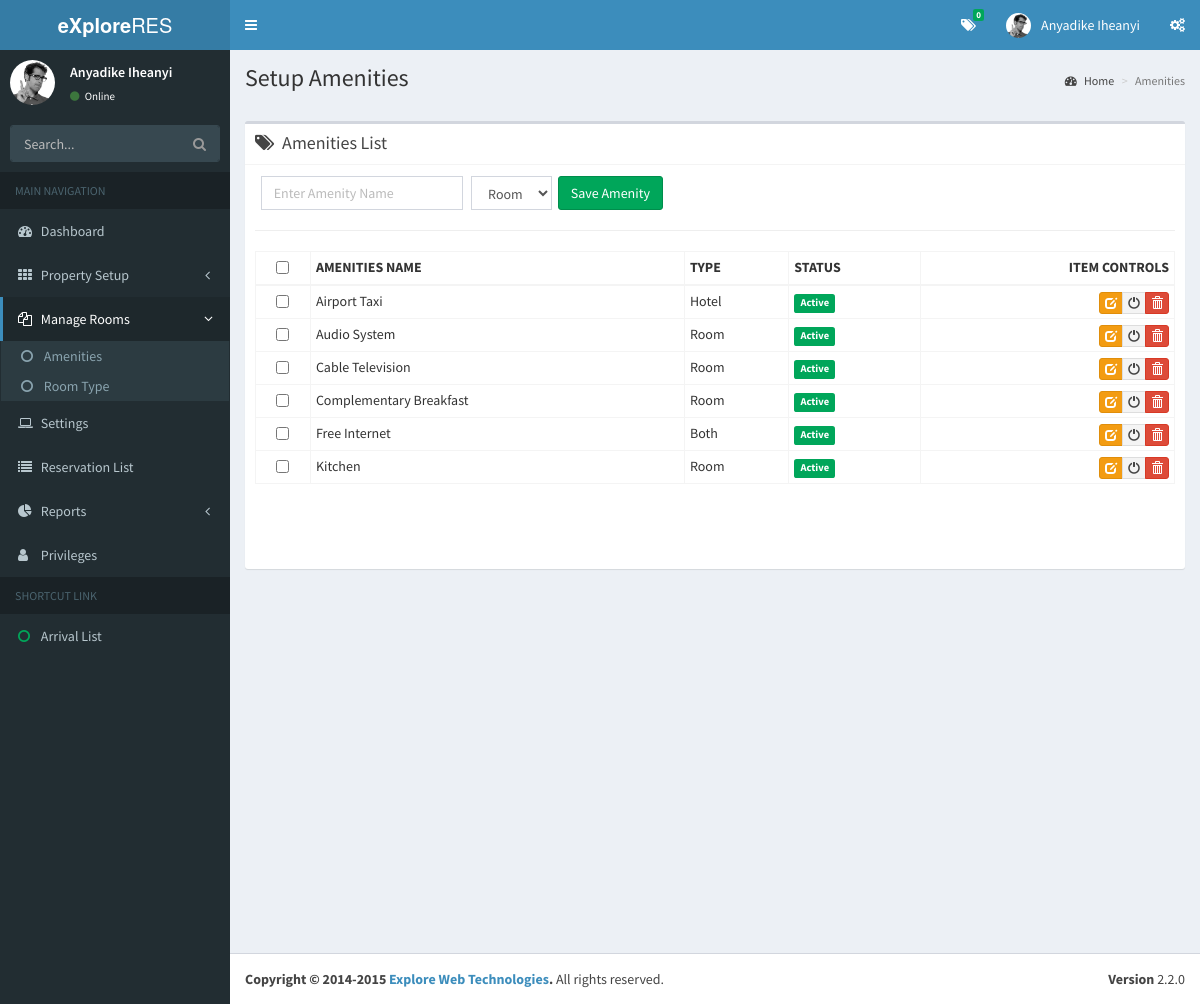
/HotelMgrSoftware/dashboard/amenities.php (signed in), run on the app's committed database.
### tables this page shows
CREATE TABLE IF NOT EXISTS `privileges` (
  `id` int(11) NOT NULL AUTO_INCREMENT,
  `fulname` text NOT NULL,
  `username` text NOT NULL,
  `password` text NOT NULL,
  `mobile_no` varchar(25) NOT NULL,
  `user_role` varchar(25) NOT NULL,
  `status` tinyint(1) NOT NULL DEFAULT '0',
  `xdate` timestamp NOT NULL DEFAULT CURRENT_TIMESTAMP,
  PRIMARY KEY (`id`)
);

CREATE TABLE IF NOT EXISTS `amenities` (
  `id` int(11) NOT NULL AUTO_INCREMENT,
  `name` text NOT NULL,
  `type` int(11) NOT NULL,
  `status` tinyint(1) NOT NULL DEFAULT '0',
  `addedby` int(11) NOT NULL,
  `xdate` timestamp NOT NULL DEFAULT CURRENT_TIMESTAMP,
  PRIMARY KEY (`id`)
);

### HotelMgrSoftware/dashboard/sublets/general.php (called while the page is built, shortened)
<?php
function active_menu($link){
	$page = basename($_SERVER['PHP_SELF']);
	if($page == $link){
		return 'active';
	}
}
function recordcount($table, $sid, $quotient){
$count= mysql_query("SELECT * FROM {$table} WHERE {$sid}='$quotient'");
return mysql_num_rows($count);}
?>

### HotelMgrSoftware/dashboard/sublets/amenities_inside.php (the view, shortened to what this page needs)
<?php
$page = (int)(!isset($_GET["page"]) ? 1 : $_GET["page"]);
$per_page = 10;
$startpoint = ($page * $per_page) - $per_page;
?>
<section class="content-header">
  <h1>
    Setup Amenities
  </h1>
  <ol class="breadcrumb">
    <li><a href="#"><i class="fa fa-dashboard"></i> Home</a></li>
    <li class="active">Amenities  </li>
  </ol>
</section>
<section class="content-header">
</section>
<section class="content">
<div class="box box-default">
    <div class="box-header with-border">
      <i class="fa fa-tags"></i>
      <h3 class="box-title">Amenities List</h3>
    </div>
    <div class="box-body">
    	<div class="col-md-12">
      </div>
    	<div class="row">
              <div class="col-md-12">
              	<form class="form-inline" method="post" name="form1">
                  <div class="form-group">
                  <label for="amenity_nm"> &nbsp; </label>
                     <input type="text" class="form-control" name="amenity_nm" value="<?php echo $_SESSION['amenity_nm']; ?>" placeholder="Enter Amenity Name">
                  </div>
                  <div class="form-group">
                    <label for="exampleInputEmail2">&nbsp;</label>
                    <select class="form-control" name="amenity_type">
                      <option selected="selected" value="<?php echo $_SESSION['amenity_type']; ?>">
					  <?php if($_SESSION['amenity_type']==0){echo 'Room';}elseif($_SESSION['amenity_type']==1)
						{echo 'Hotel';}	elseif($_SESSION['amenity_type']==2){echo 'Both';} ?>
                      </option>
                    </select>&nbsp;
                  </div>
                  <?php if($_REQUEST['command']=='load' && $_REQUEST['pid']>0){?>
                  <input type="submit" name="edit_amenity" class="btn btn-success" value="Edit Amenity"/>
                  <?php }else{ ?>
                  <input type="submit" name="add_amenities" class="btn btn-success" value="Save Amenity"/>
                  <?php } ?>
                </form>
              </div>
        </div>
    <hr />
    <div class="table-responsive">
      <table class="table table-bordered table-hover table-condensed">
        <thead>
        	<tr style=" font-weight:bold;">
            	<td style="text-align:center;"><input type="checkbox" name=""  /></td>
        		<td>AMENITIES NAME</td>
                <td>TYPE</td>
                <td>STATUS</td>
                <td style="text-align:right;">ITEM CONTROLS</td>
            </tr>
        </thead>
        <tbody>
        	<?php
			$statement = "amenities ORDER BY name ASC";
			$query=mysql_query("SELECT * FROM {$statement} LIMIT
			{$startpoint},{$per_page}") or die(mysql_error());
			while($row = mysql_fetch_array($query)){
			?>
        	<tr>
            	<td style="text-align:center;"><input type="checkbox" name=""  /></td>
        		<td><?php echo ucwords($row['name']); ?></td>
                <td><?php if($row['type']==0){echo 'Room';}elseif($row['type']==1)
					{echo 'Hotel';}	elseif($row['type']==2){echo 'Both';} ?> </td>
                <td><?php
				if($row['status']==0){echo '<span class="label label-success">Active</span>';}
				else{echo '<span class="label label-danger">Inactive</span>';}
                ?></td>
                <td>
                	<div class="btn-group pull-right" role="group">
                      <a href="javascript:load_data(<?php echo $row['id'] ?>)" title="Edit" class="btn btn-xs btn-warning glyphicon glyphicon-edit"></a>
                      <a href="javascript:tog(<?php echo $row['id'] ?>)" title="Hide/Show" class="btn btn-xs btn-default glyphicon glyphicon-off"></a>
                      <a href="javascript:del(<?php echo $row['id'] ?>)" title="Delete" class="btn btn-xs btn-danger glyphicon glyphicon-trash"></a>
                    </div>
                </td>
            </tr>
        <?php } ?>
        </tbody>
      </table>
    </div>
        <div class="btn-toolbar" style="text-align:center;">
        	<div class="pagination  pagination-sm">
        	</div>
        </div>
    </div>
</div>
</section>

### HotelMgrSoftware/dashboard/sublets/header.php (shortened to what this page needs)
<header class="main-header">
<a href="#" class="logo">
  <span class="logo-lg"><b>eXplore</b>RES</span>
</a>
<nav class="navbar navbar-static-top" role="navigation">
  <a href="#" class="sidebar-toggle" data-toggle="offcanvas" role="button">
  </a>
  <div class="navbar-custom-menu">
    <ul class="nav navbar-nav">
      <li class="dropdown messages-menu">
        <a href="#" class="dropdown-toggle" data-toggle="dropdown">
          <i class="fa fa-tags"></i>
          <span class="label label-success"><?php echo recordcount('reservations', 'rev_date', $today); ?></span>
        </a>
      </li>
      <li class="dropdown user user-menu">
        <a href="#" class="dropdown-toggle" data-toggle="dropdown">
          <img src="dist/img/user2-160x160.jpg" class="user-image" alt="User Image" />
          <span class="hidden-xs"><?php echo ucwords($fulname); ?></span>
        </a>
      </li>
      <li>
        <a href="#" data-toggle="control-sidebar"><i class="fa fa-gears"></i></a>
      </li>
    </ul>
  </div>
</nav>
</header>

### HotelMgrSoftware/dashboard/sublets/aside.php (shortened to what this page needs)
<aside class="main-sidebar">
  <section class="sidebar">
    <div class="user-panel">
      <div class="pull-left image">
        <img src="dist/img/user2-160x160.jpg" class="img-circle" alt="User Image" />
      </div>
      <div class="pull-left info">
        <p><?php echo ucwords($fulname); ?></p>
        <a href="#"><i class="fa fa-circle text-success"></i> Online</a>
      </div>
    </div>
    <form action="#" method="get" class="sidebar-form">
      <div class="input-group">
        <input type="text" name="q" class="form-control" placeholder="Search..." />
        <span class="input-group-btn">
          <button type="submit" name="search" id="search-btn" class="btn btn-flat"><i class="fa fa-search"></i></button>
        </span>
      </div>
    </form>
    <ul class="sidebar-menu">
      <li class="header">MAIN NAVIGATION</li>
      <li class="">
        <a href="overview">
          <i class="fa fa-dashboard"></i> <span>Dashboard</span> </i>
        </a>
      </li>
      <?php
if(USEROLE == "administrator" || USEROLE=="content_mgr"){
?>
      <li class="treeview <?php echo active_menu('property_setup.php'); echo active_menu('slides.php'); echo active_menu('services.php'); ?>">
        <a href="#">
          <i class="fa fa-th"></i>
          <span>Property Setup</span>
          <i class="fa fa-angle-left pull-right"></i>
        </a>
      </li>
      <li class="treeview <?php echo active_menu('amenities.php'); ?> <?php echo active_menu('rmtype.php'); ?>">
        <a href="#">
          <i class="fa fa-files-o"></i>
          <span>Manage Rooms</span>
          <i class="fa fa-angle-left pull-right"></i>
        </a>
        <ul class="treeview-menu">
          <li><a href="amenities"><i class="fa fa-circle-o"></i> Amenities</a></li>
          <li><a href="rmtype"><i class="fa fa-circle-o"></i> Room Type</a></li>
        </ul>
      </li>
      <li class="<?php echo active_menu('settings.php'); ?>">
        <a href="settings">
          <i class="fa fa-laptop"></i> <span>Settings</span>
        </a>
      </li>
      <?php } ?>
      <?php
if(USEROLE == "administrator" || USEROLE == "frontdesk"){
?>
      <li class="<?php echo active_menu('reslist.php'); ?>">
        <a href="reslist">
          <i class="fa fa-list"></i> <span>Reservation List</span>
        </a>
      </li>
      <li class="treeview <?php echo active_menu('reports.php'); ?>">
        <a href="#">
          <i class="fa fa-pie-chart"></i>
          <span>Reports</span>
          <i class="fa fa-angle-left pull-right"></i>
        </a>
      </li>
      <?php } ?>
      <?php
if(USEROLE=="administrator"){
?>
      <li class="<?php echo active_menu('privilege.php'); ?>"><a href="privilege"><i class="fa fa-user"></i> <span>Privileges</span></a></li>
      <?php } ?>
      <?php
if(USEROLE=="administrator" || USEROLE=="frontdesk"){
?>
      <li class="header">SHORTCUT LINK</li>
      <li class="<?php echo active_menu('arrlist.php'); ?>"><a href="arrlist"><i class="fa fa-circle-o text-green"></i> <span>Arrival List</span></a></li>
      <?php }?>
    </ul>
  </section>
</aside>

### data on the page
privileges: fulname "Anyadike Iheanyi"
amenities: name "Airport Taxi", type "Hotel", status "Active"
amenities: name "Audio System", type "Room", status "Active"
amenities: name "Cable Television", type "Room", status "Active"
amenities: name "Complementary Breakfast", type "Room", status "Active"
amenities: name "Free Internet", type "Both", status "Active"
amenities: name "Kitchen", type "Room", status "Active"
